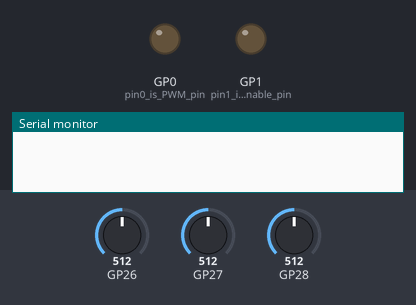
The sketch below on a simulated Raspberry Pi Pico W. Parts: output pins drawn as LEDs (lit = HIGH), the last lines printed to the serial monitor. Inputs (shaded band) come from the test bench; at power-on: GP26 = 512, GP27 = 512, GP28 = 512. WiFi joins after 1.5 s; servers stay silent unless stated; uploads are accepted with an empty reply.

Above: at 1.2 s.
1.3 s: GP26 set to 90
At 1.8 s:
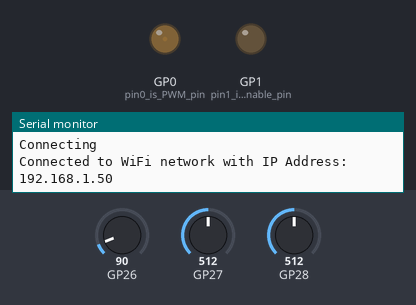
2.8 s: GP26 set to 0
At 4.6 s:
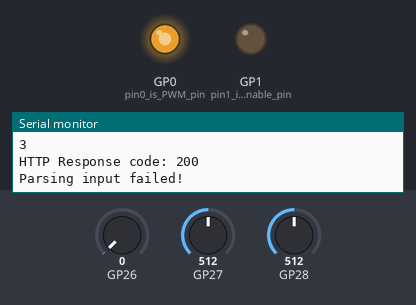
4.9 s: GP26 set to 16
At 9.26 s:
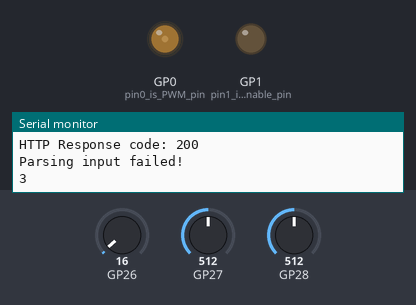
Timing chart, 0 to 12.1 s (numbered marks = the images above; inputs shaded):
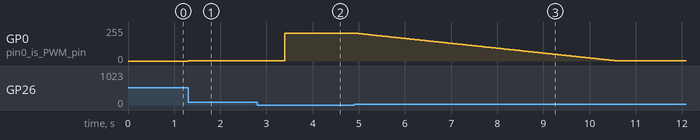

Measured:
- after the input at 1.3 s, GP0 (pin0_is_PWM_pin): 0/255 → 1/255 at once
- after the input at 2.8 s, GP0 (pin0_is_PWM_pin): 1/255 → 210/255 after 0.60 s
- after the input at 4.9 s, GP0 (pin0_is_PWM_pin): moves from 210/255 to 1/255 over 5.7 s, starting at once

The sketch:

BUCK_LEDB.ino
```cpp
//Refer to BUCK_LEDY

#include <Wire.h>
#include <WiFi.h>
#include <HTTPClient.h>
#include <Arduino_JSON.h>

float open_loop, closed_loop, delta;                                  // Duty Cycles
float vout, vin, vref = 3, vret, iL, dutyref, current_mA;             // Measurement Variables
unsigned int sensorValue0, sensorValue1, sensorValue2, sensorValue3;  // ADC sample values declaration
float current_limit = 300;
float iref = 50;
float cumError = 0, prevError = 0, Kp = 0.0008, Ki = 0.021, Kd = 0.012;
const char* ssid = "Digo111";
const char* password = "88888888";
float loopLastTime = micros();
float starttime = micros();
String serverName = "http://54.165.59.37:5000/";


void setup() {

  //Basic pin setups


  pinMode(0, OUTPUT);       //pin0 is PWM pin
  pinMode(1, OUTPUT);       //pin1 is PWM enable pin
  digitalWrite(1, LOW);     //always disable PWM signal
  analogWriteFreq(100000);  //set the PWM frequency at 100kHz
  Serial.begin(115200);     //serial communication enable. Used for program debugging.
  delta = 0.01;
  closed_loop = 0.4;  //initial value of dutycycle0
}

void loop() {

  sampling();
  if ((micros() - starttime) > 100) {
    if (iL <= current_limit) {
      //adjust dutycycle according to measured vout, vref is set to be 3V

      closed_loop = PID(iref, iL, loopLastTime, cumError, prevError, Kp, Ki, Kd);
      loopLastTime = millis();
      starttime = micros();
    } else {
      closed_loop = closed_loop - 20;
      starttime = micros();
    }
  }
  // Serial.print("Input:");
  // Serial.println(iL);
  // Serial.print(",Setpoint:");
  // Serial.println(iref);
  // Serial.print(",DutyCycle:");
  // Serial.println(closed_loop);
  // Serial.print(",High:");
  // Serial.println(0);
  // Serial.print(",Low:");
  // Serial.println(200);
  analogWrite(0, (int)(closed_loop));

  //used to debug
  // Serial.print("Vout: ");
  // Serial.print(vout);
  // Serial.print("\t");

  // Serial.print("Vin: ");
  // Serial.print(vin);
  // Serial.print("\t");


  // Serial.print("closed_loop: ");
  // Serial.print(closed_loop);
  // Serial.print("\t");

  // Serial.print("Inductor Current: ");
  // Serial.print(iL);
  // Serial.print("\n");

  delay(1);
}

void setup1() {
  Serial.begin(115200);


  WiFi.begin(ssid, password);
  Serial.println("Connecting");
  while (WiFi.status() != WL_CONNECTED) {
    WiFi.begin(ssid, password);
    delay(1000);
    Serial.print(".");
  }
  Serial.println("");
  Serial.print("Connected to WiFi network with IP Address: ");
  Serial.println(WiFi.localIP());

  delay(1000);
}

void loop1() {
  String endpoint = "led_driver/blue";
  int requestType = 1;

  String serverPath = serverName + endpoint;
  if (WiFi.status() == WL_CONNECTED) {
    HTTPClient http;
    Serial.print(WiFi.status());
    Serial.print("\n");
    // Your Domain name with URL path or IP address with path
    http.begin(serverPath.c_str());

    // Send HTTP request
    int httpResponseCode = makeRequest(requestType, http, vin);

    // Manage response
    String payload = handleResponse(httpResponseCode, http);
    int flag = payload[36] - '0';
    Serial.print(payload);
    if (flag == 1) {
      if (vin > 6) {
        digitalWrite(1, HIGH);
      } else {
        digitalWrite(1, LOW);
      }
      //used to debug
      // Serial.print("on!");
      // Serial.print("Inductor Current: ");
      // Serial.print(iL);
      // Serial.print("\t");
      // Serial.print("\n");
    } else {
      digitalWrite(1, LOW);
      // Serial.print("off!");
      // Serial.print("Inductor Current: ");
      // Serial.print(iL);
      // Serial.print("\t");
      // Serial.print("\n");
    }
    // Free resources
    http.end();
    parsePayload(payload);

    delay(1000);
  } else {

    digitalWrite(1, LOW);
    WiFi.begin(ssid, password);
  }
}


// This subroutine processes all of the analogue samples, creating the required values for the main loop

void sampling() {

  // Make the initial sampling operations for the circuit measurements

  sensorValue2 = analogRead(28);  //sample Vout
  sensorValue0 = analogRead(26);  //sample Vret
  sensorValue1 = analogRead(27);  //sample Vin


  // Process the values so they are a bit more usable/readable
  // The analogRead process gives a value between 0 and 1023
  // representing a voltage between 0 and the analogue reference which is 3.3V

  vout = sensorValue2 * (12500 / 2500) * (3.43 / 1023.0);  // Convert the Vout sensor reading to volts
  vret = sensorValue0 * (3.43 / 1023.0);                   // Convert the Vret sensor reading to volts, Vret is used to measure the current
  vin = sensorValue1 * (12500 / 2500) * (3.43 / 1023.0);   // Convert the Vin sensor reading to volts

  iL = vret * 1000 / 1.02;  //measureing inductor current in mA
}

float saturation(float sat_input, float uplim, float lowlim) {  // Saturatio function
  if (sat_input > uplim) sat_input = uplim;
  else if (sat_input < lowlim) sat_input = lowlim;
  else
    ;
  return sat_input;
}

void pwm_modulate(float pwm_input) {  // PWM function
  analogWrite(0, (int)(pwm_input * 255));
}


int makeRequest(int requestType, HTTPClient& http, float vx) {
  if (requestType == 0) {
    return http.GET();
  } else {
    http.addHeader("Content-Type", "application/json");
    String VOUT = String(vout);
    String IOUT = String(iL);
    String VIN = String(vin);
    String ENERGY_STATUS;
    if (vx > 6) {
      ENERGY_STATUS = "\"enough energy blue\"";
    } else {
      ENERGY_STATUS = "\"not enough energy blue\"";
    }
    String postData = "{\"vout\":" + VOUT + ",\"iout\":" + IOUT + ",\"vin\":" + VIN + ",\"energy status\":" + ENERGY_STATUS + "}";
    return http.POST(postData);
  }
}

String handleResponse(int httpResponseCode, HTTPClient& http) {
  if (httpResponseCode >= 200 && httpResponseCode < 300) {
    Serial.print("HTTP Response code: ");
    Serial.println(httpResponseCode);
  } else if (httpResponseCode >= 400 && httpResponseCode < 500) {
    Serial.print("Error code: ");
    Serial.println(httpResponseCode);
  } else if (httpResponseCode >= 500) {
    Serial.print("Error code: ");
    Serial.println(httpResponseCode);
  } else {
    Serial.print("Error code: ");
    Serial.println(httpResponseCode);
    return "{\"error\": \"Something really wrong...\"}";
  }
  return http.getString();
}


void parsePayload(String payload) {
  JSONVar data = JSON.parse(payload);

  // JSON.typeof(jsonVar) can be used to get the type of the var
  if (JSON.typeof(data) == "undefined") {
    Serial.println("Parsing input failed!");
    delay(1000);
    return;
  }
}

float PID(float setpoint, float input, float lastTime, float& cumError, float& prevError, float Kp, float Ki, float Kd) {
  float error;
  float output;
  float DT = millis() - lastTime;
  error = setpoint - input;
  cumError += constrain(error, -1000, 1000);
  cumError = constrain(cumError, -10000, 10000);
  output = Kp * error + Ki * cumError + Kd * (error - prevError) / DT;
  prevError = error;
  return constrain(output, 1, 254);
}


/*end of the program.*/
```
